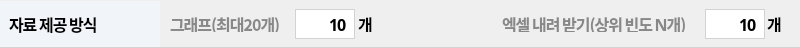
     <widget class="QFrame" name="fifth_frame">
      <property name="geometry">
       <rect>
        <x>0</x>
        <y>239</y>
        <width>800</width>
        <height>48</height>
       </rect>
      </property>
      <property name="styleSheet">
       <string notr="true">QFrame {
    border-top: 0px; /* 연한 회색 위쪽 선 */
    border-bottom: 1px solid #d3d3d3; /* 연한 회색 아래쪽 선 */
    border-left: 0px; /* 왼쪽 선 없음 */
    border-right: 0px; /* 오른쪽 선 없음 */
}
</string>
      </property>
      <property name="frameShape">
       <enum>QFrame::StyledPanel</enum>
      </property>
      <property name="frameShadow">
       <enum>QFrame::Raised</enum>
      </property>
      <widget class="QLabel" name="way_prov_lbl">
       <property name="geometry">
        <rect>
         <x>0</x>
         <y>1</y>
         <width>160</width>
         <height>46</height>
        </rect>
       </property>
       <property name="font">
        <font>
         <family>Pretendard</family>
         <pointsize>12</pointsize>
         <weight>75</weight>
         <bold>true</bold>
        </font>
       </property>
       <property name="styleSheet">
        <string notr="true">QLabel {
    background-color: rgb(241, 244, 249); /* 배경 색상 */
	padding:5px;
    color: black; /* 텍스트 색상 */
	border-top: 0px; /* 상측 선 없음 */
    border-bottom: 0px; /* 하측 선 없음 */		
	letter-spacing: -1px;	

			}
</string>
       </property>
       <property name="text">
        <string>자료 제공 방식</string>
       </property>
       <property name="textFormat">
        <enum>Qt::AutoText</enum>
       </property>
      </widget>
      <widget class="QLabel" name="gh_lbl">
       <property name="geometry">
        <rect>
         <x>170</x>
         <y>16</y>
         <width>121</width>
         <height>16</height>
        </rect>
       </property>
       <property name="font">
        <font>
         <family>Pretendard</family>
         <pointsize>12</pointsize>
         <weight>75</weight>
         <bold>true</bold>
        </font>
       </property>
       <property name="styleSheet">
        <string notr="true"> QLabel {
        background-color: transparent;
		color:#888888;
        border: none;
        padding: 0px;
        margin: 0px;
	letter-spacing: -1px;	
    }</string>
       </property>
       <property name="text">
        <string>그래프(최대20개)</string>
       </property>
      </widget>
      <widget class="QLineEdit" name="gh_num_le">
       <property name="geometry">
        <rect>
         <x>295</x>
         <y>9</y>
         <width>60</width>
         <height>30</height>
        </rect>
       </property>
       <property name="font">
        <font>
         <family>Pretendard</family>
         <pointsize>12</pointsize>
         <weight>75</weight>
         <bold>true</bold>
        </font>
       </property>
       <property name="styleSheet">
        <string notr="true">QLineEdit {
    border: 1px solid #d3d3d3; /* 테두리 색상 */
    padding: 5px;
    color: black; /* 텍스트 색상 */
	letter-spacing: -1px;	
}</string>
       </property>
       <property name="text">
        <string>10</string>
       </property>
       <property name="alignment">
        <set>Qt::AlignRight|Qt::AlignTrailing|Qt::AlignVCenter</set>
       </property>
      </widget>
      <widget class="QLabel" name="num_lbl">
       <property name="geometry">
        <rect>
         <x>358</x>
         <y>16</y>
         <width>21</width>
         <height>16</height>
        </rect>
       </property>
       <property name="font">
        <font>
         <family>Pretendard</family>
         <pointsize>12</pointsize>
         <weight>75</weight>
         <bold>true</bold>
        </font>
       </property>
       <property name="styleSheet">
        <string notr="true"> QLabel {
        background-color: transparent;
        border: none;
        padding: 0px;
        margin: 0px;
    }</string>
       </property>
       <property name="text">
        <string>개</string>
       </property>
      </widget>
      <widget class="QLabel" name="ex_lbl">
       <property name="geometry">
        <rect>
         <x>502</x>
         <y>16</y>
         <width>191</width>
         <height>16</height>
        </rect>
       </property>
       <property name="font">
        <font>
         <family>Pretendard</family>
         <pointsize>12</pointsize>
         <weight>75</weight>
         <bold>true</bold>
        </font>
       </property>
       <property name="styleSheet">
        <string notr="true"> QLabel {
        background-color: transparent;
		color: #888888;
        border: none;
        padding: 0px;
        margin: 0px;
		letter-spacing: -1px;	
    }</string>
       </property>
       <property name="text">
        <string>엑셀 내려 받기(상위 빈도 N개)</string>
       </property>
      </widget>
      <widget class="QLabel" name="ex_num_lbl">
       <property name="geometry">
        <rect>
         <x>767</x>
         <y>16</y>
         <width>16</width>
         <height>16</height>
        </rect>
       </property>
       <property name="font">
        <font>
         <family>Pretendard</family>
         <pointsize>12</pointsize>
         <weight>75</weight>
         <bold>true</bold>
        </font>
       </property>
       <property name="styleSheet">
        <string notr="true"> QLabel {
        background-color: transparent;
        border: none;
        padding: 0px;
        margin: 0px;
		letter-spacing: -1px;	
    }</string>
       </property>
       <property name="text">
        <string>개</string>
       </property>
      </widget>
      <widget class="QLineEdit" name="ex_num_le">
       <property name="geometry">
        <rect>
         <x>705</x>
         <y>9</y>
         <width>60</width>
         <height>30</height>
        </rect>
       </property>
       <property name="font">
        <font>
         <family>Pretendard</family>
         <pointsize>12</pointsize>
         <weight>75</weight>
         <bold>true</bold>
        </font>
       </property>
       <property name="styleSheet">
        <string notr="true">QLineEdit {
    border: 1px solid #d3d3d3; /* 테두리 색상 */
    padding: 5px;
    color: black; /* 텍스트 색상 */
	letter-spacing: -1px;	
}</string>
       </property>
       <property name="text">
        <string>10</string>
       </property>
       <property name="alignment">
        <set>Qt::AlignRight|Qt::AlignTrailing|Qt::AlignVCenter</set>
       </property>
      </widget>
     </widget>
